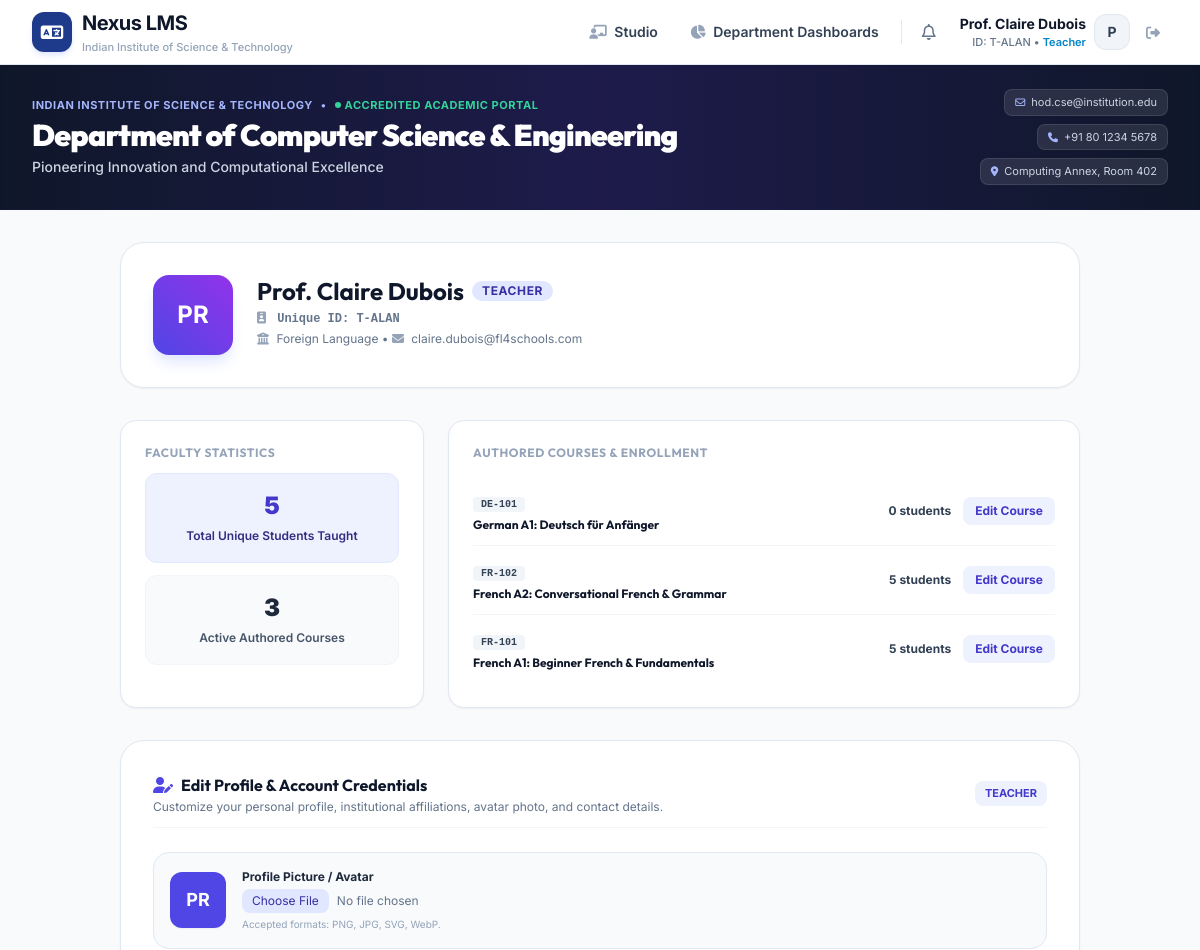
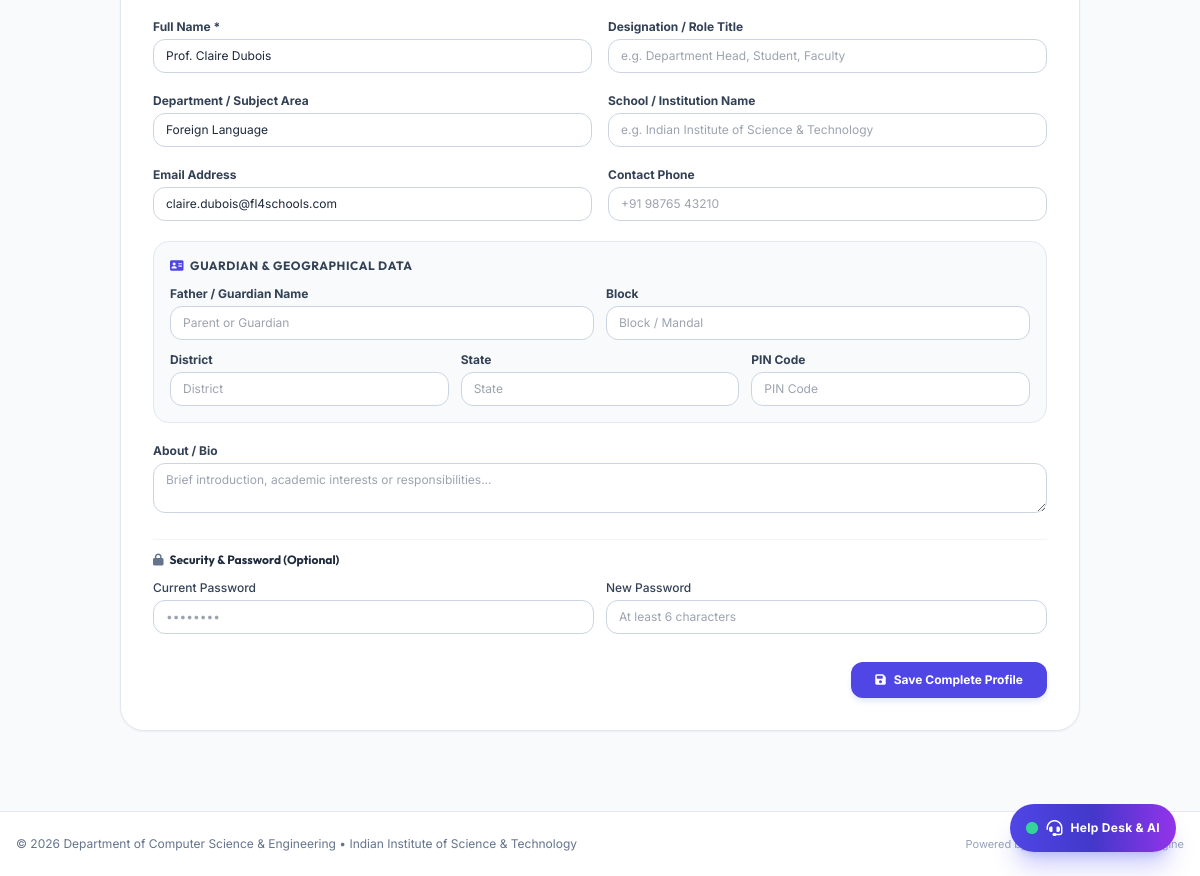
The app's page /profile (signed in), older data (2 pictures, top to bottom).
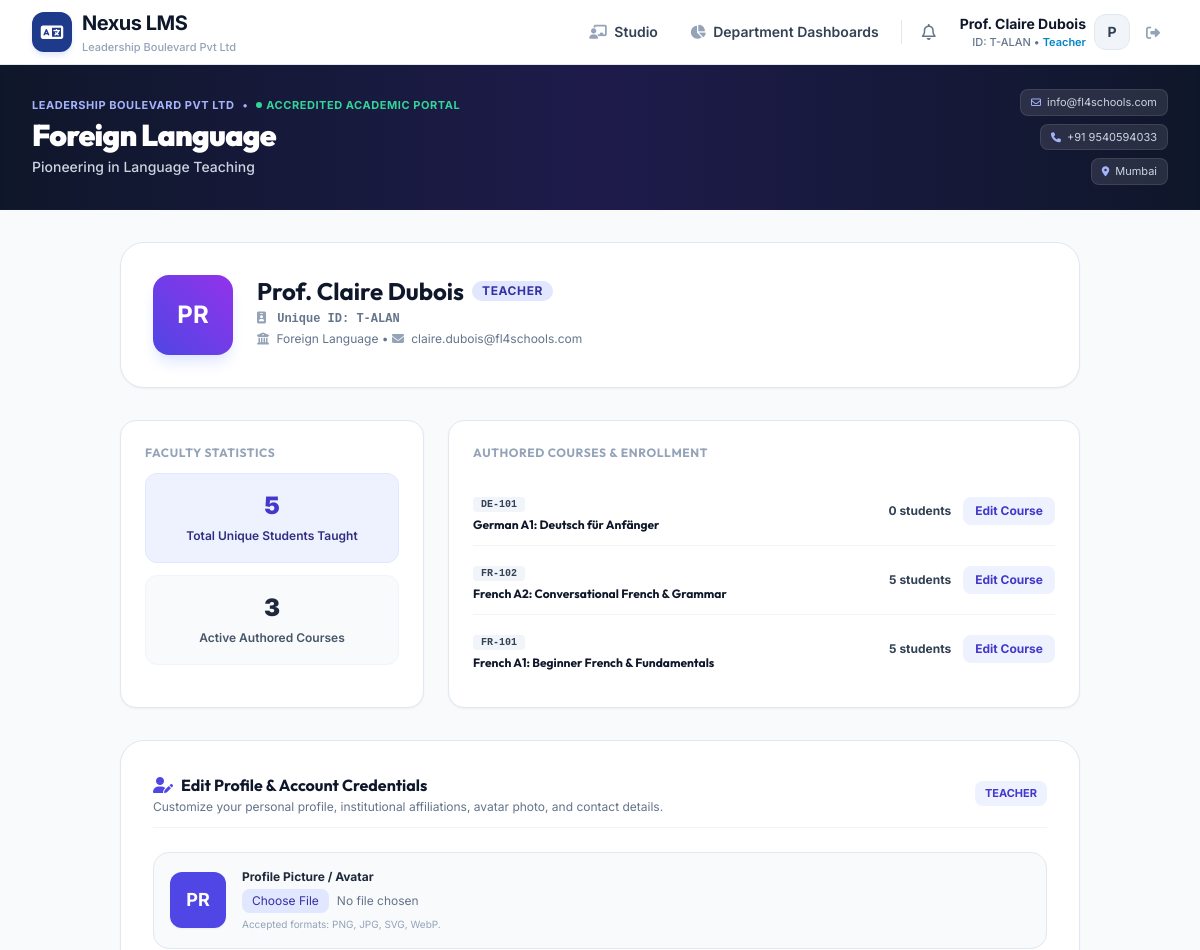
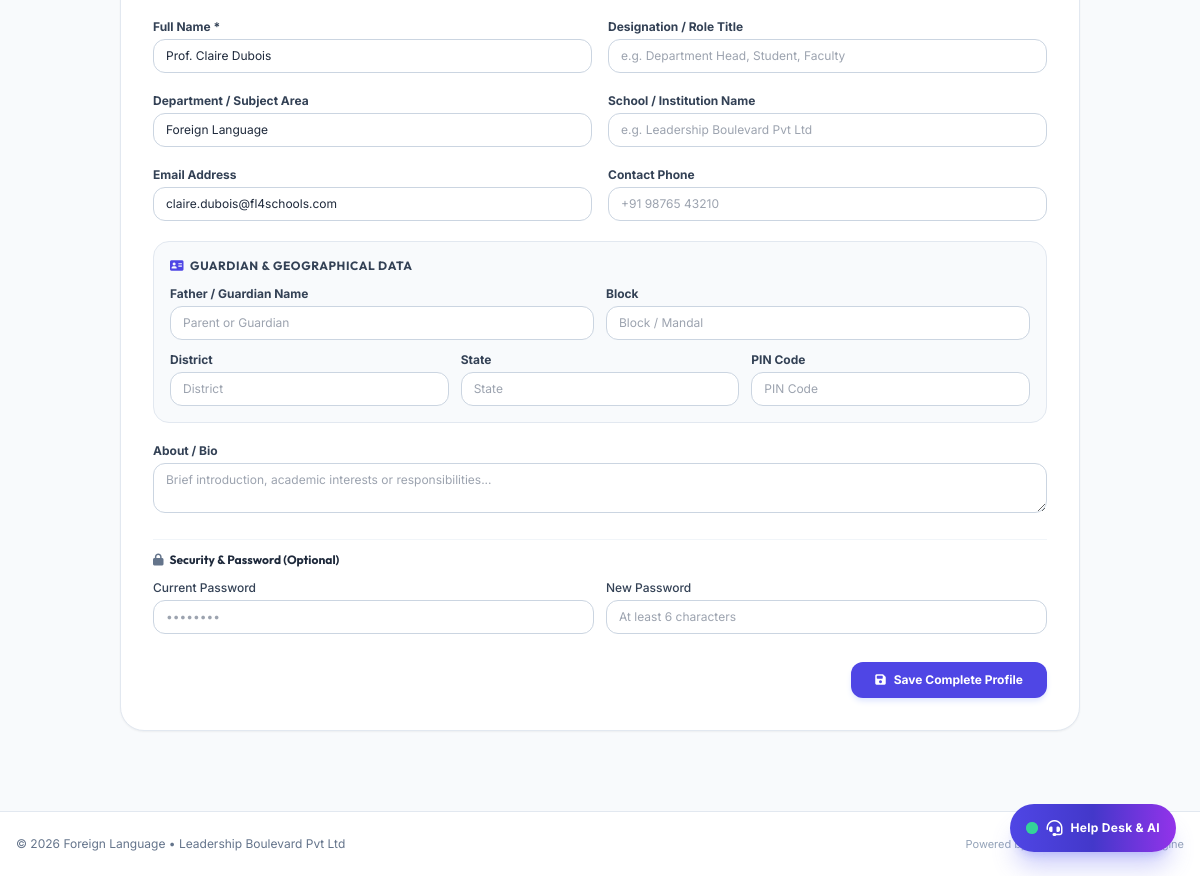
The same page, newer data (2 pictures, top to bottom).
### tables this page shows
CREATE TABLE system_settings (
            key TEXT PRIMARY KEY,
            value TEXT NOT NULL
        );

### app/routes/auth_routes.py (the view)
@router.get("/profile", response_class=HTMLResponse)
async def view_profile(request: Request):
    user = get_current_user(request)
    if not user:
        return RedirectResponse(url="/login", status_code=303)
    with get_db() as conn:
        cursor = conn.cursor()
        enrolled_courses = []
        quiz_history = []
        teacher_courses = []
        teacher_stats = {}
        if user["role"] == "student":
            cursor.execute("""
                SELECT c.id, c.title, c.code, c.department, e.enrolled_at, e.completed_at,
                       (SELECT COUNT(*) FROM lessons l JOIN modules m ON l.module_id = m.id WHERE m.course_id = c.id) as total_lessons,
                       (SELECT COUNT(*) FROM lesson_progress lp
                        JOIN lessons l ON lp.lesson_id = l.id
                        JOIN modules m ON l.module_id = m.id
                        WHERE m.course_id = c.id AND lp.user_id = ? AND lp.is_completed = 1) as completed_lessons
                FROM enrollments e
                JOIN courses c ON e.course_id = c.id
                WHERE e.user_id = ?
                ORDER BY e.enrolled_at DESC
            """, (user["id"], user["id"]))
            for r in cursor.fetchall():
                c = dict(r)
                tot = c["total_lessons"]
                comp = c["completed_lessons"]
                c["progress_percent"] = round((comp / tot * 100) if tot > 0 else 0)
                enrolled_courses.append(c)
            cursor.execute("""
                SELECT qa.*, q.passing_score, l.title as lesson_title, c.title as course_title, c.code as course_code
                FROM quiz_attempts qa
                JOIN quizzes q ON qa.quiz_id = q.id
                JOIN lessons l ON q.lesson_id = l.id
                JOIN modules m ON l.module_id = m.id
                JOIN courses c ON m.course_id = c.id
                WHERE qa.user_id = ?
                ORDER BY qa.attempted_at DESC
                LIMIT 20
            """, (user["id"],))
            quiz_history = [dict(q) for q in cursor.fetchall()]
        elif user["role"] == "teacher":
            cursor.execute("""
                SELECT c.*,
                       (SELECT COUNT(*) FROM enrollments WHERE course_id = c.id) as enrolled_count
                FROM courses c
                WHERE c.teacher_id = ?
                ORDER BY c.created_at DESC
            """, (user["id"],))
            teacher_courses = [dict(c) for c in cursor.fetchall()]
            cursor.execute("""
                SELECT COUNT(DISTINCT e.user_id)
                FROM enrollments e
                JOIN courses c ON e.course_id = c.id
                WHERE c.teacher_id = ?
            """, (user["id"],))
            teacher_stats["unique_students"] = cursor.fetchone()[0]
            teacher_stats["total_courses"] = len(teacher_courses)
    return templates.TemplateResponse("profile.html", {
        "request": request,
        "user": user,
        "enrolled_courses": enrolled_courses,
        "quiz_history": quiz_history,
        "teacher_courses": teacher_courses,
        "teacher_stats": teacher_stats,
        "saved": request.query_params.get("saved"),
        "error": request.query_params.get("error")
    })

### app/templates/profile.html (shortened to what the changed rows need)
{% extends "base.html" %}
{% block content %}
<div class="max-w-5xl mx-auto px-4 sm:px-6 lg:px-8 py-8 space-y-8">
    <div class="bg-white rounded-3xl border border-slate-200 shadow-sm p-6 sm:p-8 flex flex-col sm:flex-row items-center sm:items-start space-y-4 sm:space-y-0 sm:space-x-6">
        <div class="flex-1 text-center sm:text-left space-y-1">
            <div class="flex flex-wrap items-center justify-center sm:justify-start gap-2">
                <h1 class="text-2xl font-bold text-slate-900">{{ user.full_name }}</h1>
            </div>
        </div>
    </div>
    <div class="bg-white rounded-3xl border border-slate-200 p-6 sm:p-8 shadow-sm space-y-6">
        <form action="/profile/update" method="POST" enctype="multipart/form-data" class="space-y-5">
            <div class="grid grid-cols-1 sm:grid-cols-2 gap-4">
                <div>
                    <label class="block text-xs font-bold text-slate-700 mb-1">School / Institution Name</label>
                    <input type="text" name="school_name" value="{{ user.school_name or '' }}" placeholder="e.g. {{ brand.institution_name }}"
                        class="w-full px-3 py-2 border border-slate-300 rounded-xl text-xs focus:ring-2 focus:ring-indigo-500 focus:outline-none">
                </div>
            </div>
        </form>
    </div>
</div>
{% endblock %}

### app/templates/base.html (shortened to what the changed rows need)
<!DOCTYPE html>
<html lang="en">
<head>
    {% set brand = get_branding() %}
    <script src="https://cdn.tailwindcss.com"></script>
    <link rel="stylesheet" href="https://cdnjs.cloudflare.com/ajax/libs/font-awesome/6.4.0/css/all.min.css">
</head>
<body class="bg-slate-50 text-slate-800 min-h-screen flex flex-col antialiased">
    {% set brand = get_branding() %}
    <header class="bg-white border-b border-slate-200 sticky top-0 z-40 shadow-xs">
        <div class="max-w-7xl mx-auto px-4 sm:px-6 lg:px-8">
            <div class="flex justify-between h-16 items-center">
                <div class="flex items-center space-x-3">
                    <a href="/" class="flex items-center space-x-2.5">
                        <div>
                            <span class="text-lg sm:text-xl font-bold text-slate-900 tracking-tight leading-none block">{{ brand.platform_name }}</span>
                            <span class="text-[11px] block text-slate-400 font-medium mt-0.5">{{ brand.institution_name }}</span>
                        </div>
                    </a>
                </div>
            </div>
        </div>
    </header>
    <div class="relative bg-gradient-to-r from-slate-900 via-indigo-950 to-slate-900 text-white overflow-hidden shadow-inner border-b border-indigo-950/40">
        <div class="relative z-10 max-w-7xl mx-auto px-4 sm:px-6 lg:px-8 py-5 sm:py-6">
            <div class="flex flex-col md:flex-row md:items-center md:justify-between gap-4">
                <div class="space-y-1 max-w-3xl">
                    <div class="flex items-center space-x-2 text-[11px] font-bold uppercase tracking-wider text-indigo-300">
                        <span>{{ brand.institution_name }}</span>
                        <span>&bull;</span>
                        <span class="text-emerald-400 flex items-center space-x-1">
                            <span class="w-1.5 h-1.5 rounded-full bg-emerald-400 animate-pulse"></span>
                            <span>{{ brand.accreditation_badge or 'Accredited Academic Portal' }}</span>
                        </span>
                    </div>
                    <h1 class="text-xl sm:text-2xl md:text-3xl font-black tracking-tight text-white leading-tight">
                        {{ brand.department_name }}
                    </h1>
                    {% if brand.department_tagline %}
                    <p class="text-xs sm:text-sm text-slate-300 font-medium">
                        {{ brand.department_tagline }}
                    </p>
                    {% endif %}
                </div>
                <div class="flex flex-wrap md:flex-col md:items-end gap-2 text-[11px] text-slate-300 shrink-0">
                    {% if brand.contact_email %}
                    <span class="inline-flex items-center space-x-1.5 px-2.5 py-1 rounded-lg bg-white/10 backdrop-blur-xs border border-white/10">
                        <i class="fa-regular fa-envelope text-indigo-300 text-[10px]"></i>
                        <span>{{ brand.contact_email }}</span>
                    </span>
                    {% endif %}
                    {% if brand.contact_phone %}
                    <span class="inline-flex items-center space-x-1.5 px-2.5 py-1 rounded-lg bg-white/10 backdrop-blur-xs border border-white/10">
                        <i class="fa-solid fa-phone text-indigo-300 text-[10px]"></i>
                        <span>{{ brand.contact_phone }}</span>
                    </span>
                    {% endif %}
                    {% if brand.contact_office %}
                    <span class="inline-flex items-center space-x-1.5 px-2.5 py-1 rounded-lg bg-white/10 backdrop-blur-xs border border-white/10">
                        <i class="fa-solid fa-location-dot text-indigo-300 text-[10px]"></i>
                        <span>{{ brand.contact_office }}</span>
                    </span>
                    {% endif %}
                </div>
            </div>
        </div>
    </div>
    <main class="flex-1">
        {% block content %}{% endblock %}
    </main>
    <footer class="bg-white border-t border-slate-200 py-6 mt-12">
        <div class="max-w-7xl mx-auto px-4 flex flex-col sm:flex-row items-center justify-between text-xs text-slate-500 gap-2">
            <p>&copy; 2026 {{ brand.department_name }} &bull; {{ brand.institution_name }}</p>
            <p class="text-[11px] text-slate-400">Powered by {{ brand.platform_name }} Enterprise Engine</p>
        </div>
    </footer>
</body>
</html>

Row changes from the older to the newer data that the page shows:
changed system_settings: institution_name "Indian Institute of Science & Technology" → "Leadership Boulevard Pvt Ltd"; institution_name "INDIAN INSTITUTE OF SCIENCE & TECHNOLOGY" → "LEADERSHIP BOULEVARD PVT LTD"; school_name "e.g. Indian Institute of Science & Technology" → "e.g. Leadership Boulevard Pvt Ltd"
changed system_settings: department_name "Department of Computer Science & Engineering" → "Foreign Language"
changed system_settings: department_tagline "Pioneering Innovation and Computational Excellence" → "Pioneering in Language Teaching"
changed system_settings: contact_email "hod.cse@institution.edu" → "info@fl4schools.com"
changed system_settings (number 7 of 8 on the later page): contact_phone "+91 80 1234 5678" → "+91 9540594033"
changed system_settings: contact_office "Computing Annex, Room 402" → "Mumbai"
